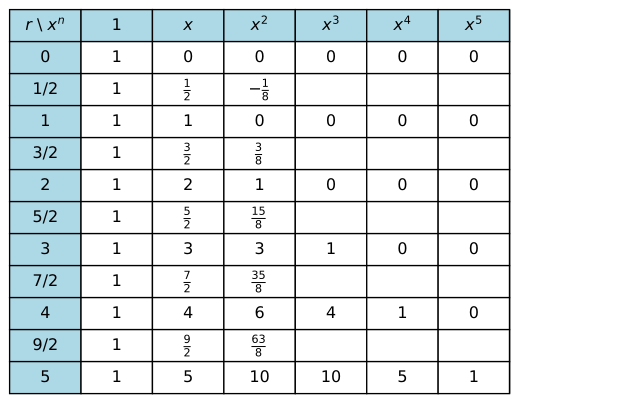

The Python source for this figure:
import matplotlib.pyplot as plt
import pandas as pd

# Define the data
data = [
    ["0", 1, 0, 0, 0, 0, 0, ""],
    ["1/2", 1, r"$\frac{1}{2}$", r"$-\frac{1}{8}$", "", "", "", ""],
    ["1", 1, 1, 0, 0, 0, 0, ""],
    ["3/2", 1, r"$\frac{3}{2}$", r"$\frac{3}{8}$", "", "", "", ""],
    ["2", 1, 2, 1, 0, 0, 0, ""],
    ["5/2", 1, r"$\frac{5}{2}$", r"$\frac{15}{8}$", "", "", "", ""],
    ["3", 1, 3, 3, 1, 0, 0, ""],
    ["7/2", 1, r"$\frac{7}{2}$", r"$\frac{35}{8}$", "", "", "", ""],
    ["4", 1, 4, 6, 4, 1, 0, ""],
    ["9/2", 1, r"$\frac{9}{2}$", r"$\frac{63}{8}$", "", "", "", ""],
    ["5", 1, 5, 10, 10, 5, 1, ""],
]

# Convert the data into a DataFrame
df = pd.DataFrame(data, columns=[r"$r \text{ \\ } x^n$", r"$1$", r"$x$", r"$x^2$", r"$x^3$", r"$x^4$", r"$x^5$", ""])

# Plot the table
fig, ax = plt.subplots()
ax.axis('off')  # Turn off the axis
table = ax.table(cellText=df.values, colLabels=df.columns, cellLoc='center', loc='center')

# Adjust the font size
table.auto_set_font_size(False)
table.set_fontsize(12)
table.scale(1.2, 2.0)

# Highlight the first row and first column
for key, cell in table.get_celld().items():
    if key[0] == 0 or key[1] == 0:
        cell.set_facecolor("lightblue")

# Adjust the last column's width
for i in range(len(df)+1):
    cell = table.get_celld().get((i, len(df.columns)-1))
    cell.set_text_props(ha='left')
    cell.set_facecolor('white')
    cell.set_edgecolor('white')  # Set all edges to white initially
    cell.visible_edges = 'L'  # Only show the left spine
    cell.set_edgecolor('black')
    cell.set_linewidth(1)
    cell.set_width(0.25)  # Increase the width of the last column

# Set the limits of the axis to include the labels
ax.set_xlim(0, 1.5)  # Adjust the x-axis limit to accommodate the wider column
ax.set_ylim(0, 1)

# Save the plot as an SVG file
plt.savefig('calculusNotes_figure_14.svg', format='svg', bbox_inches='tight')


